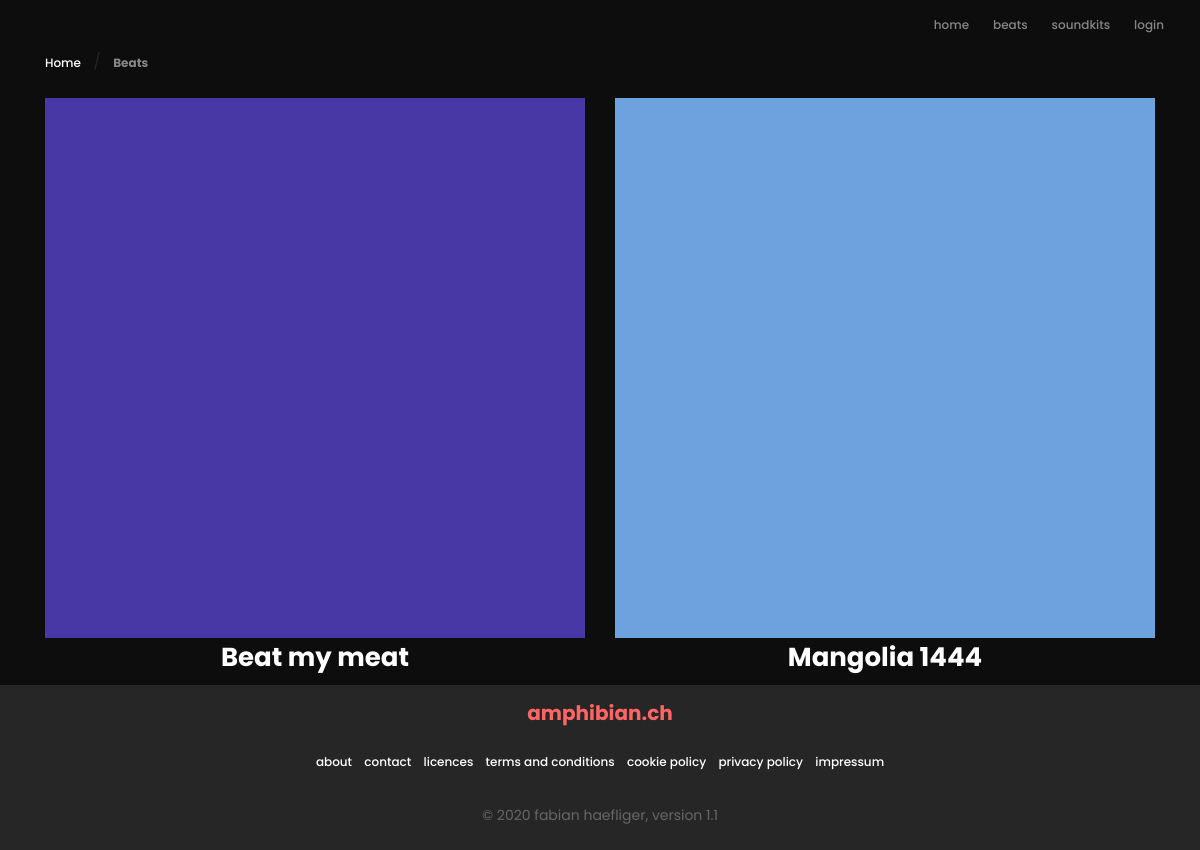
The app's page /shop/beats/, older data.
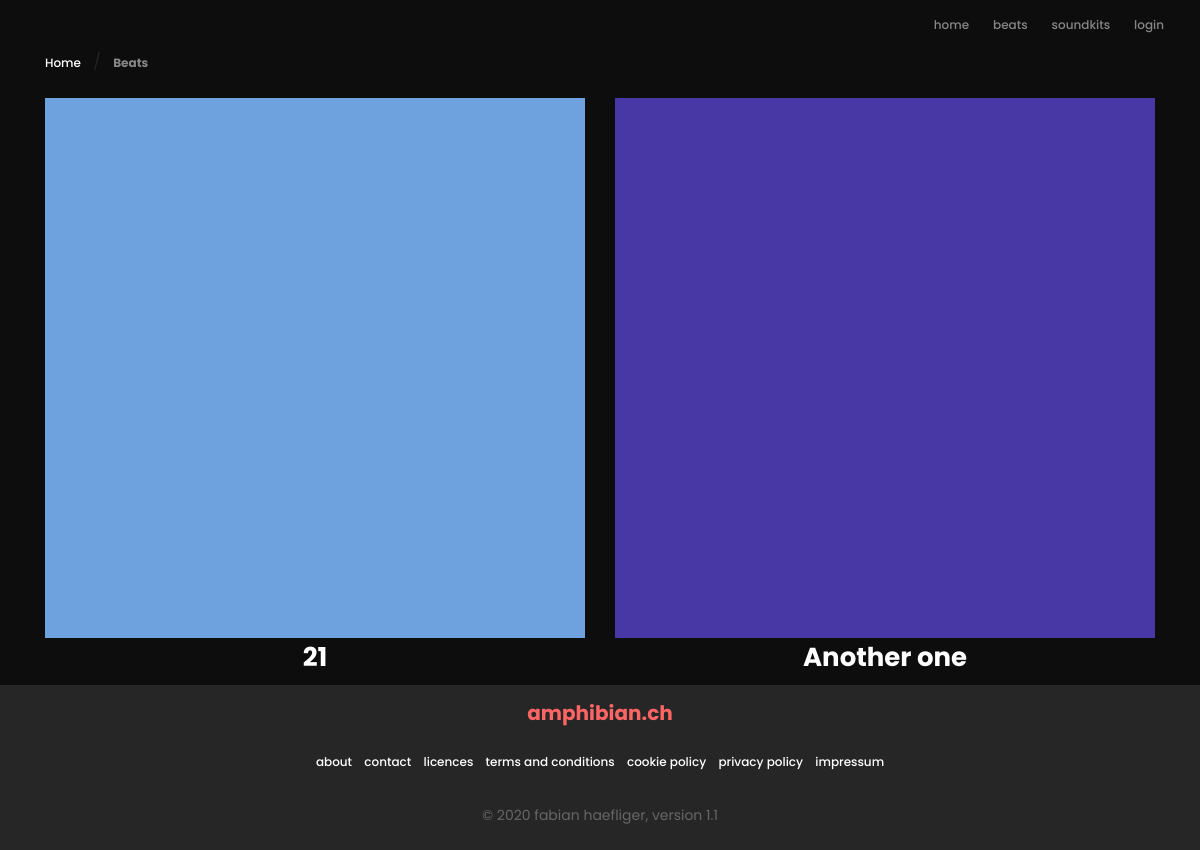
The same page, newer data.
### cart/models.py (models this page shows, shortened)
class Product(models.Model):
    title = models.CharField(max_length=50)
    slug = models.SlugField()
    description = models.TextField()
    image = models.ImageField(upload_to='product_images')
    file = models.FileField(upload_to='product_files')
    created = models.DateTimeField(auto_now_add=True)
    updated = models.DateTimeField(auto_now=True)
    active = models.BooleanField(default=False)
    soundkit = models.BooleanField(default=False)
    licence_variation = models.ManyToManyField(LicenceVariation)
    def get_absolute_url(self):
        return reverse("cart:product-detail", kwargs={'slug': self.slug})
    def is_soundkit(self):
        return self.soundkit

### cart/views.py (the view)
# urls.py: path('beats/', views.ProductListView.as_view(), name='product-list'),
class ProductListView(generic.ListView):
    template_name = 'cart/product-list.html'
    queryset = Product.objects.all()

### templates/cart/product-list.html
{% extends "base.html" %}
{% block content %}
<div class="">
    <div class="container">
        <div class="row">
            <div class="col-md-12 mb-0">
                <a href="{% url 'home' %}">Home</a>
                <span class="mx-2 mb-0">/</span>
                <strong class="current-page">Beats </strong>
            </div>
        </div>
    </div>
</div>
<br>
<div class="container">
      <div class="row">
        {% for product in object_list %}
          {% if not product.is_soundkit %}
            <div class="col-sm-6 text-center" data-aos="fade-up">
                <a href="#">
                    <img src="{{ product.image.url }}" alt="beat-cover" class="img-fluid img-cover">
                </a>
                <a href="{{ product.get_absolute_url }}">
                    <h2 class="">{{ product.title }}</h2>
                </a>
            </div>
          <br>
           {% endif %}
          {% endfor %}
      </div>
</div>
{% endblock content %}

Row changes from the older to the newer data that the page shows:
removed Product: image (picture), title "Beat my meat"
removed Product: image (picture), title "Mangolia 1444"
added Product: image (picture), title "21"
now on this page (row edited): Product: image (picture), title "Another one"
